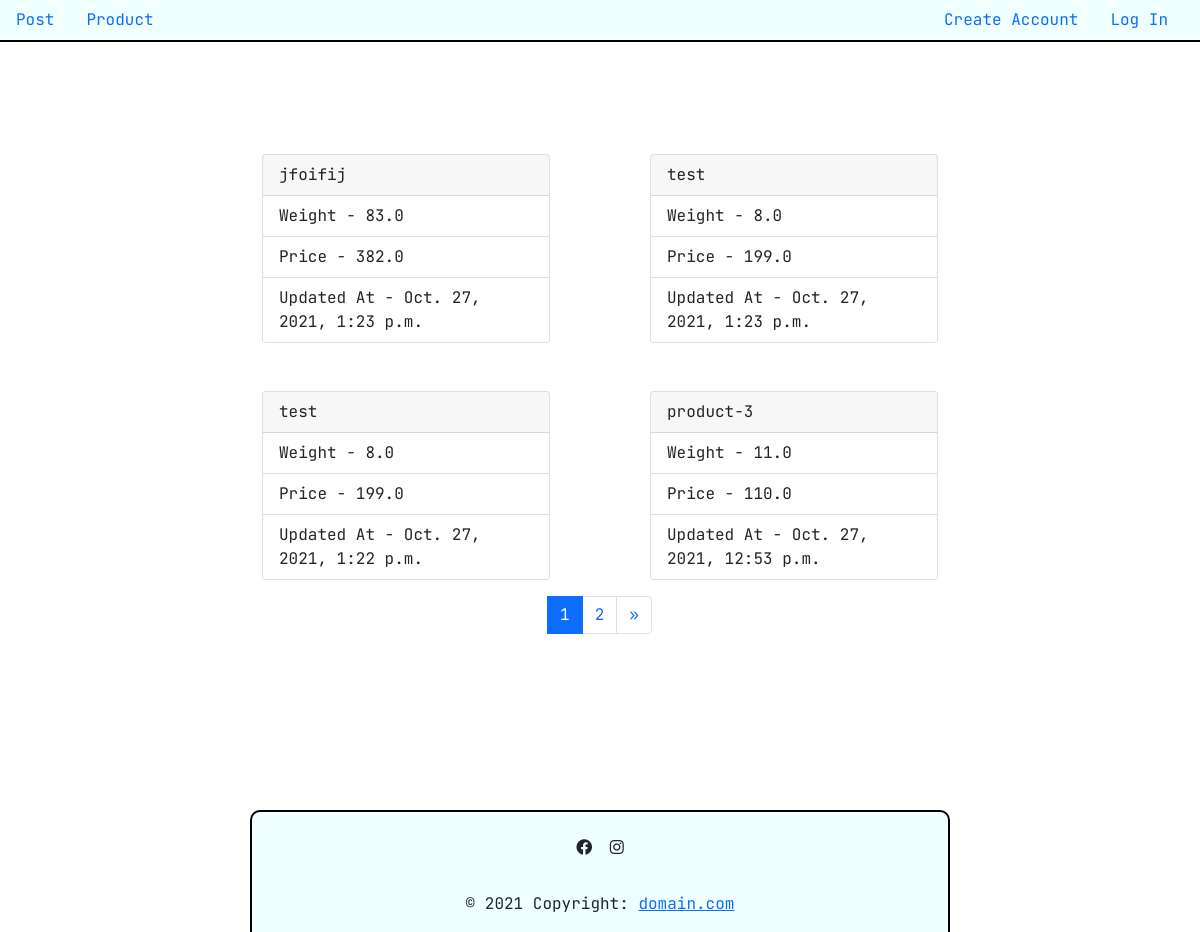
The app's page /product/ with its own data.
### Product/models.py (models this page shows, shortened)
class Product(models.Model):
    name = models.CharField(verbose_name='Product Name', max_length=100)
    weight = models.FloatField(verbose_name='Weight(in Kgs)')
    price = models.FloatField(verbose_name='Price(in Rupees)')
    created_at = models.DateTimeField(verbose_name="Created at", auto_now_add=True,)
    updated_at = models.DateTimeField(verbose_name='Last Updated at', auto_now=True)
    class Meta:
        ordering = ['-id']
        verbose_name = 'Product'
        verbose_name_plural = 'Products'

### Product/views.py (the view)
# urls.py: path('', views.product, name='product'),
def product(request):
    if request.method == 'POST':
        form = ProductForm(request.POST)
        if form.is_valid():
            product_obj = form.save()
    products = Product.objects.all()
    page_number = request.GET.get('page')
    count = 4
    products = paginator_stuff(products, page_number, count)
    product_form = ProductForm()
    params = {
        'posts': products,
        'title': 'Product',
        'product_form':product_form
    }
    return render(request, 'product/product.html', params)

### User/utils.py (called while the page is built)
def paginator_stuff(posts, page_number, post_count):
    if post_count== None:
        post_count = 5
    paginator = Paginator(posts, post_count)
    try:
        result_data = paginator.page(page_number)
    except PageNotAnInteger:
        result_data = paginator.page(1)
    except EmptyPage:
        result_data = paginator.page(paginator.num_pages)
    return result_data

### Product/templates/product/product.html (shortened to what this page needs)
{% extends 'base.html' %}
{% load static %}
{% block head %}
    <link rel="stylesheet" href="{% static 'CSS/post/show-post.css' %}">
{% endblock %}
{% block content %}
<div class="product-container">
    {% for post in posts %}
    {% include 'product/components/card.html' %}
    {% endfor %}
</div>
    {% include 'components/paginator.html' %}
{% endblock %}

### templates/base.html (shortened to what this page needs)
<!DOCTYPE html>
<html lang="en">
{% load static %}
<head>
    <link href="https://cdn.jsdelivr.net/npm/bootstrap@5.0.2/dist/css/bootstrap.min.css" rel="stylesheet"
>
    <link rel="stylesheet" href="https://use.fontawesome.com/releases/v5.15.1/css/all.css"
>
    <link rel="stylesheet" href="{% static 'CSS/nav.css' %}">
    <link rel="stylesheet" href="{% static 'CSS/base.css' %}">
    {% block head %}
    {% endblock %}
</head>
<body>
    {% include 'components/nav.html' %}
    <div class="container" id="base-container">
        {% block content %}
        {% endblock %}
    </div>
    {% include 'components/footer.html' %}
</body>
</html>

### templates/components/nav.html (shortened to what this page needs)
<ul class="nav navigation">
    <li class="nav-item">
        <a class="nav-link" aria-current="page" href="/">Post</a>
    </li>
    <li class="nav-item">
        <a class="nav-link" href="/product/">Product</a>
    </li>
    <ul class="nav align-right" id="auth-nav">
    </ul>
</ul>

### templates/components/signup.html (shortened to what this page needs)
{% load static %}

### Product/templates/product/components/card.html
<div class="card mt-5" style="width: 18rem;">
        <div class="card-header">
            {{post.name}}
        </div>
    <ul class="list-group list-group-flush">
        <li class="list-group-item">Weight - {{post.weight}}</li>
        <li class="list-group-item">Price - {{post.price}}</li>
        <li class="list-group-item">Updated At - {{post.updated_at}}</li>
    </ul>
</div>

### templates/components/paginator.html (shortened to what this page needs)
<div id="paginator">
    <ul class="pagination my-3 mx-1" style="display: inline-flex">
        {% for page_number in posts.paginator.page_range %}
        {% if page_number > posts.number|add:"-3" and page_number < posts.number|add:"3" %}
            {% if posts.number == page_number %}
            <li class="page-item active">
                <a href="?page={{ page_number }}{% if order %}&order-by={{order}}{% endif %}
" class="page-link">{{page_number}}</a>
            </li>
            {% else %}
            <li class="page-item">
                <a href="?page={{ page_number }}{% if order %}&order-by={{order}}{% endif %}"
                    class="page-link">{{page_number}}</a>
            </li>
            {% endif %} {% endif %} {% endfor %} {% if posts.has_next %}
            <li class="page-item">
                <a href="?page={{posts.next_page_number}}{% if order %}&order-by={{order}}{% endif %}"
                    class="page-link">&raquo</a>
            </li>
            {% endif %}
    </ul>
</div>

### templates/components/footer.html (shortened to what this page needs)
<footer class="page-footer font-small pt-4 mt-5">
    <div class="footer_container">
        <ul class="list-unstyled list-inline text-center footer_social_media">
            <li class="list-inline-item">
                    <i class="fab fa-facebook"></i>
            </li>
            <li class="list-inline-item">
                    <i class="fab fa-instagram"></i>
            </li>
        </ul>
    <div class="footer-copyright text-center py-3">© 2021 Copyright:
        <a href="/"> domain.com</a>
    </div>
</div>
</footer>

### static/CSS/nav.css (style rules this page uses)
.align-right { margin-left: auto; margin-right: 1rem; }
.navigation { background-color: azure !important; border-bottom: 2px solid black !important; }

### static/CSS/base.css (style rules this page uses)
* { font-family: 'JetBrains Mono' ; }
#base-container { margin-top: 4rem; margin-bottom: 10rem; max-width: 700px; }

### static/CSS/post/show-post.css (style rules this page uses)
.card-header { display: flex; justify-content: space-between; }

### Product/templates/product/product.html (style rules this page uses)
.product-container { display: flex; flex-wrap: wrap; justify-content: space-between; }

### templates/components/nav.html (style rules this page uses)
.nav li { cursor: pointer; }

### templates/components/paginator.html (style rules this page uses)
#paginator { text-align: center; }

### templates/components/footer.html (style rules this page uses)
footer { border: 2px solid black; border-bottom: none; border-radius: 10px 10px 0 0; max-width: 700px; margin: auto; background-color: azure; }

### records on screen
Product: name "jfoifij", weight "83.0", price "382.0", updated_at "Oct. 27, 2021, 1:23 p.m."
Product: name "test", weight "8.0", price "199.0", updated_at "Oct. 27, 2021, 1:23 p.m."
Product: name "test", weight "8.0", price "199.0", updated_at "Oct. 27, 2021, 1:22 p.m."
Product: name "product-3", weight "11.0", price "110.0", updated_at "Oct. 27, 2021, 12:53 p.m."

### other values on screen
{{ page_number }} "1"
{{ page_number }} "2"
